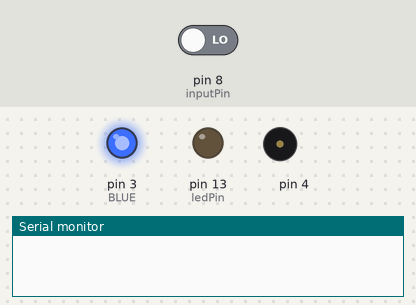
A sketch run on a simulated Arduino Uno, built with avr-gcc and run on an emulated ATmega328P. Parts: output pins drawn as LEDs (lit = HIGH), buzzer (waves = sounding), the last lines printed to the serial monitor. Inputs (shaded band) come from the test bench; at power-on: pin 8 (inputPin) LOW.

Above: at 1.2 s.
1.3 s: pin 8 (inputPin) driven HIGH
At 1.55 s:
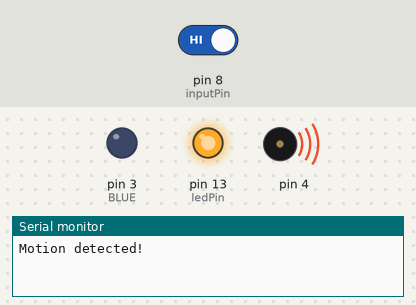
At 2.1 s:
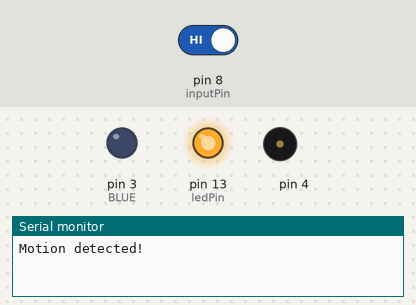
3.3 s: pin 8 (inputPin) driven LOW
At 3.4 s:
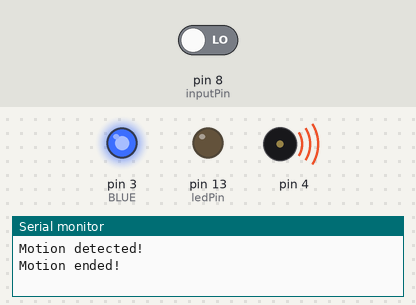
Timing chart, 0 to 6.3 s (numbered marks = the images above; inputs shaded):
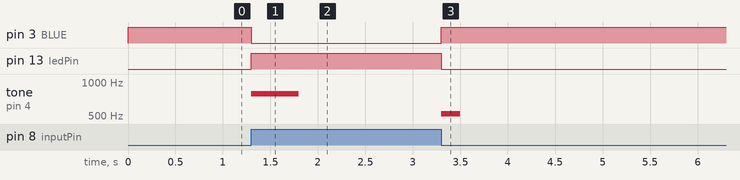

The sketch:

sketch_DETECT_BUZ_LED.ino
```cpp
int ledPin = 13;                // choose the pin for the LED
int inputPin = 8;               // choose the input pin (for PIR sensor)
int pirState = LOW;             // we start, assuming no motion detected
int val = 0;                    // variable for reading the pin status

#include "pitches.h"

#define BLUE 3

void setup() {
  pinMode(ledPin, OUTPUT);      // declare LED as output
  pinMode(inputPin, INPUT);     // declare sensor as input
  pinMode(BLUE, OUTPUT);
  digitalWrite(BLUE, HIGH);

  Serial.begin(9600);
}

void loop() {

  val = digitalRead(inputPin);  // read input value

  if (val == HIGH) {	// check if the input is HIGH
    digitalWrite(ledPin, HIGH);  // turn LED ON

    if (pirState == LOW) {
      Serial.println("Motion detected!");	// print on output change
      pirState = HIGH;
      digitalWrite(BLUE, LOW);
      tone(4, NOTE_G5, 500);

    }
  } else {
    digitalWrite(ledPin, LOW); // turn LED OFF

    if (pirState == HIGH) {
      digitalWrite(BLUE, HIGH);
      Serial.println("Motion ended!");	// print on output change
      pirState = LOW;
      tone(4, NOTE_C5, 200);
    }
  }
}
```

Measured:
- after the input at 1.3 s, pin 3 (BLUE): HIGH → LOW at once; pin 13 (ledPin): LOW → HIGH at once; tone on pin 4: silent → 784 Hz at once, → silent 0.50 s later
- after the input at 3.3 s, pin 3 (BLUE): LOW → HIGH at once; pin 13 (ledPin): HIGH → LOW at once; tone on pin 4: silent → 523 Hz at once, → silent 0.20 s later
